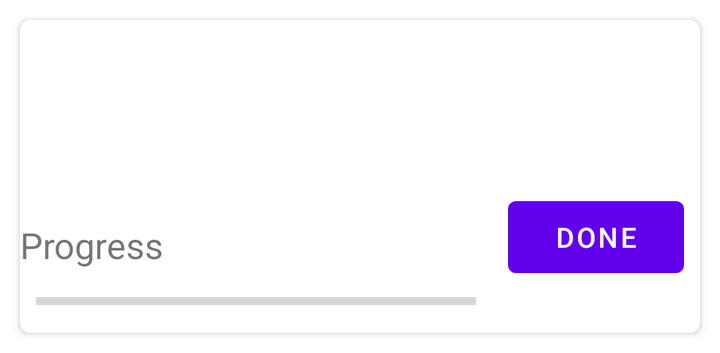
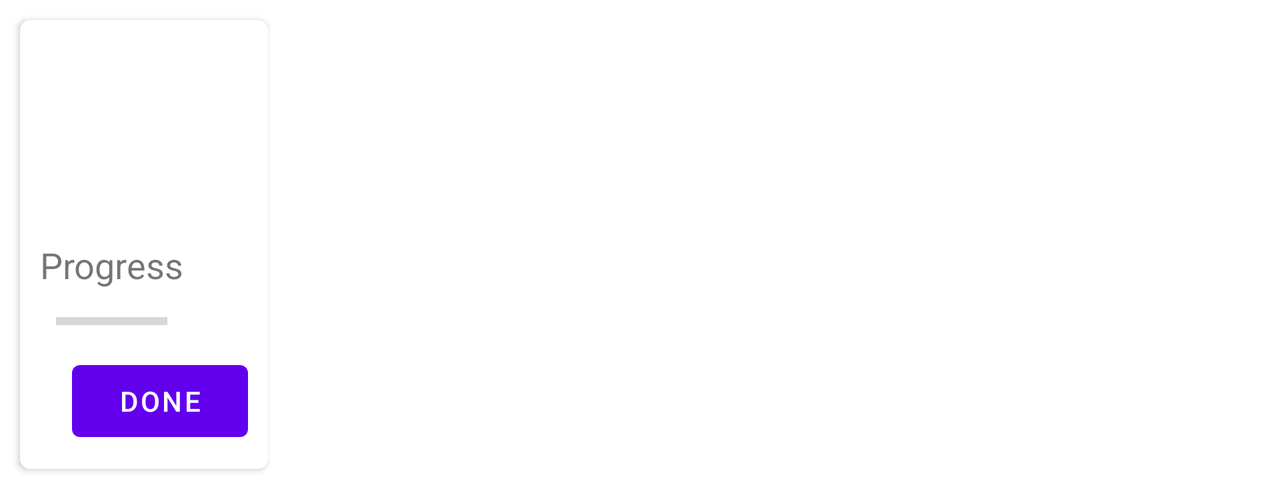

First picture: res/layout/ on a phone held upright. Second picture: the repository's own variant of that layout, on a device whose configuration matches the variant's folder. Source for both follows.
<!-- AndroidManifest.xml: application theme Theme.DailyTaskMotivator -->
<!-- res/layout/task_item.xml -->
<?xml version="1.0" encoding="utf-8"?>
<androidx.cardview.widget.CardView xmlns:android="http://schemas.android.com/apk/res/android"
    xmlns:app="http://schemas.android.com/apk/res-auto"
    android:layout_width="match_parent"
    android:layout_height="wrap_content"
    android:id="@+id/task_background"
    android:layout_margin="10dp"
    android:elevation="10dp"
    app:cardCornerRadius="5dp">

    <ImageButton
        android:id="@+id/task_palette"
        android:layout_width="wrap_content"
        android:layout_height="wrap_content"
        android:layout_gravity="top|end"
        android:layout_margin="16dp"
        android:src="@drawable/ic_baseline_palette_24"
        android:background="#00000000"
        android:contentDescription="@string/palette" />
    <LinearLayout
        android:layout_width="match_parent"
        android:layout_height="wrap_content"
        android:orientation="vertical">

        <TextView
            android:id="@+id/task_title"
            style="@style/Header"
            android:layout_width="wrap_content"
            android:layout_height="wrap_content" />


        <TextView
            android:id="@+id/task_body"
            style="@style/CenteredView"
            android:layout_width="wrap_content"
            android:layout_height="wrap_content" />

        <LinearLayout
            android:layout_width="match_parent"
            android:layout_height="wrap_content"
            android:orientation="horizontal">

            <LinearLayout
                android:layout_width="0dp"
                android:layout_height="wrap_content"
                android:layout_weight="1"
                android:orientation="vertical">


                <TextView
                    android:id="@+id/task_deadline"
                    style="@style/RowLeft" />

                <TextView
                    android:id="@+id/task_expired"
                    style="@style/RowLeft" />

                <TextView
                    android:id="@+id/task_reward"
                    style="@style/RowLeft"
                    android:textSize="@dimen/reward_size" />

                <TextView
                    android:id="@+id/task_progress"
                    style="@style/RowLeft"
                    android:text="@string/progress"
                    android:textSize="@dimen/reward_size" />

                <ProgressBar
                    android:id="@+id/task_progress_bar"
                    style="?android:attr/progressBarStyleHorizontal"
                    android:layout_width="match_parent"
                    android:layout_height="wrap_content"
                    android:layout_margin="8dp" />

            </LinearLayout>

            <Button
                android:id="@+id/task_done"
                android:layout_width="wrap_content"
                android:layout_height="wrap_content"
                android:layout_gravity="end|bottom"
                android:layout_margin="8dp"
                android:text="@string/done" />
        </LinearLayout>
    </LinearLayout>
</androidx.cardview.widget.CardView>
<!-- resources referenced by this layout -->
<resources>
  <dimen name="reward_size">18sp</dimen>
  <string name="done">Done</string>
  <string name="palette">Palette</string>
  <string name="progress">Progress</string>
  <style name="CenteredView">
          <item name="android:layout_gravity">center|top</item>
      </style>
  <style name="RowLeft" parent="WrapContent">
          <item name="android:layout_gravity">start</item>
      </style>
  <style name="Theme.DailyTaskMotivator" parent="Theme.MaterialComponents.DayNight.NoActionBar">
          
          <item name="colorPrimary">@color/purple_500</item>
          <item name="colorPrimaryVariant">@color/purple_700</item>
          <item name="colorOnPrimary">@color/white</item>
          
          <item name="colorSecondary">@color/teal_200</item>
          <item name="colorSecondaryVariant">@color/teal_700</item>
          <item name="colorOnSecondary">@color/black</item>
          
          <item name="android:statusBarColor" tools:targetApi="l">?attr/colorPrimaryVariant</item>
          
      </style>
  <style name="WrapContent">
          <item name="android:layout_width">wrap_content</item>
          <item name="android:layout_height">wrap_content</item>
      </style>
  <color name="purple_500">#FF6200EE</color>
  <color name="purple_700">#FF3700B3</color>
  <color name="white">#FFFFFFFF</color>
  <color name="teal_200">#FF03DAC5</color>
  <color name="teal_700">#FF018786</color>
  <color name="black">#FF000000</color>
</resources>
<!-- res/layout-land/task_item.xml (the repository's variant of the layout above) -->
<!-- drawn on the phone turned sideways -->
<?xml version="1.0" encoding="utf-8"?>
<androidx.cardview.widget.CardView xmlns:android="http://schemas.android.com/apk/res/android"
    xmlns:app="http://schemas.android.com/apk/res-auto"
    android:layout_width="wrap_content"
    android:layout_height="wrap_content"
    android:id="@+id/task_background"
    android:layout_margin="10dp"
    android:elevation="10dp"
    app:cardCornerRadius="5dp">

    <LinearLayout
        android:layout_width="wrap_content"
        android:layout_height="wrap_content"
        android:padding="10dp"
        android:orientation="vertical">

        <TextView
            android:id="@+id/task_title"
            android:textSize="@dimen/header_task"
            android:layout_gravity="center"
            android:layout_width="wrap_content"
            android:layout_height="wrap_content"
            android:textStyle="bold" />

        <TextView
            android:id="@+id/task_body"
            style="@style/CenteredView"
            android:layout_width="wrap_content"
            android:layout_height="wrap_content" />

            <LinearLayout
                android:layout_width="wrap_content"
                android:layout_height="wrap_content"
                android:orientation="vertical">


                <TextView
                    android:id="@+id/task_deadline"
                    style="@style/RowLeft" />

                <TextView
                    android:id="@+id/task_expired"
                    style="@style/RowLeft" />

                <TextView
                    android:id="@+id/task_reward"
                    style="@style/RowLeft"
                    android:layout_gravity="start|center"
                    android:textSize="@dimen/reward_size" />

                <TextView
                    android:id="@+id/task_progress"
                    style="@style/RowLeft"
                    android:text="@string/progress"
                    android:textSize="@dimen/reward_size" />

                <ProgressBar
                    android:id="@+id/task_progress_bar"
                    style="?android:attr/progressBarStyleHorizontal"
                    android:layout_width="match_parent"
                    android:layout_height="wrap_content"
                    android:layout_margin="8dp" />

            </LinearLayout>

        <LinearLayout
            android:layout_width="wrap_content"
            android:layout_height="wrap_content"
            android:orientation="horizontal">
        <ImageButton
            android:id="@+id/task_palette"
            android:layout_width="wrap_content"
            android:layout_height="wrap_content"
            android:layout_marginHorizontal="@dimen/margin_horizontal"
            android:layout_gravity="center"
            android:src="@drawable/ic_baseline_palette_24"
            android:background="#00000000"
            android:contentDescription="@string/palette" />
            <Button
                android:id="@+id/task_done"
                android:layout_width="wrap_content"
                android:layout_height="wrap_content"
                android:layout_gravity="end|bottom"
                android:text="@string/done" />
        </LinearLayout>
    </LinearLayout>
</androidx.cardview.widget.CardView>
<!-- resources referenced by the variant -->
<!-- as the phone turned sideways resolves them -->
<resources>
  <dimen name="margin_horizontal">8dp</dimen>
  <dimen name="reward_size">18sp</dimen>
  <string name="done">Done</string>
  <string name="palette">Palette</string>
  <string name="progress">Progress</string>
  <style name="CenteredView">
          <item name="android:layout_gravity">center|top</item>
      </style>
  <style name="RowLeft" parent="WrapContent">
          <item name="android:layout_gravity">start</item>
      </style>
  <style name="Theme.DailyTaskMotivator" parent="Theme.MaterialComponents.DayNight.NoActionBar">
          
          <item name="colorPrimary">@color/purple_500</item>
          <item name="colorPrimaryVariant">@color/purple_700</item>
          <item name="colorOnPrimary">@color/white</item>
          
          <item name="colorSecondary">@color/teal_200</item>
          <item name="colorSecondaryVariant">@color/teal_700</item>
          <item name="colorOnSecondary">@color/black</item>
          
          <item name="android:statusBarColor" tools:targetApi="l">?attr/colorPrimaryVariant</item>
          
      </style>
  <style name="WrapContent">
          <item name="android:layout_width">wrap_content</item>
          <item name="android:layout_height">wrap_content</item>
      </style>
  <color name="purple_500">#FF6200EE</color>
  <color name="purple_700">#FF3700B3</color>
  <color name="white">#FFFFFFFF</color>
  <color name="teal_200">#FF03DAC5</color>
  <color name="teal_700">#FF018786</color>
  <color name="black">#FF000000</color>
</resources>
